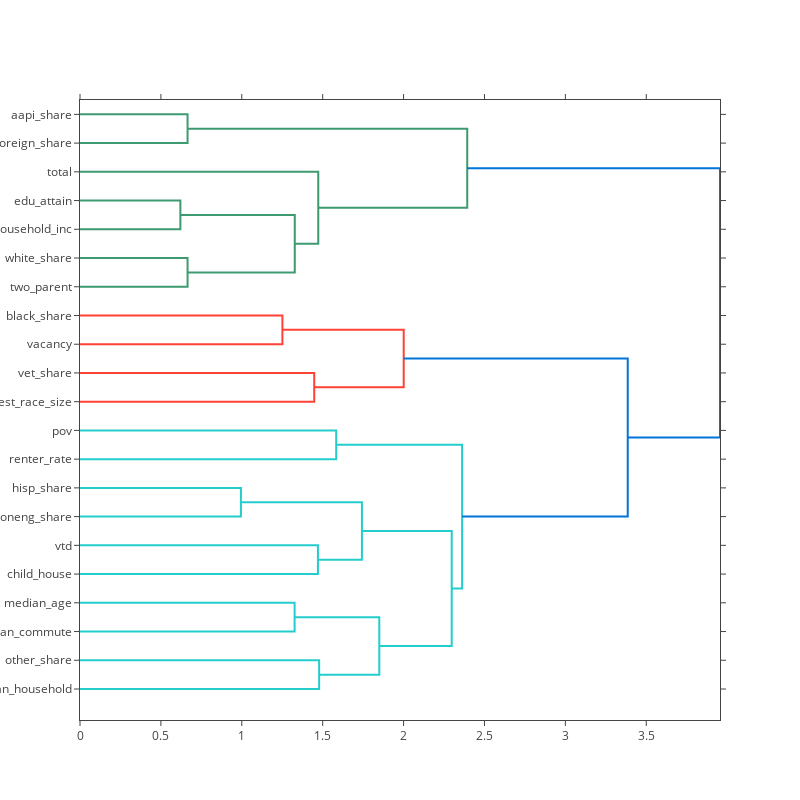

The cell this chart's notebook holds for it:
### Code cell
import plotly.figure_factory as ff
figdf = vvdfcorr
fig = ff.create_dendrogram(figdf, orientation='left', labels=figdf.index)
fig.update_layout(height=800, width=1600)
fig

### Figure 1 — Plotly figure (JSON) as saved in the notebook; plotly's stock layout.template omitted (floating-point values rounded to 4 significant figures)
{"data": [{"hoverinfo": "text", "marker": {"color": "rgb(61,153,112)"}, "mode": "lines", "type": "scatter", "x": [0, 0.6648, 0.6648, 0], "xaxis": "x", "y": [-5, -5, -15, -15], "yaxis": "y"}, {"hoverinfo": "text", "marker": {"color": "rgb(61,153,112)"}, "mode": "lines", "type": "scatter", "x": [0, 0.6204, 0.6204, 0], "xaxis": "x", "y": [-35, -35, -45, -45], "yaxis": "y"}, {"hoverinfo": "text", "marker": {"color": "rgb(61,153,112)"}, "mode": "lines", "type": "scatter", "x": [0, 0.6648, 0.6648, 0], "xaxis": "x", "y": [-55, -55, -65, -65], "yaxis": "y"}, {"hoverinfo": "text", "marker": {"color": "rgb(61,153,112)"}, "mode": "lines", "type": "scatter", "x": [0.6204, 1.327, 1.327, 0.6648], "xaxis": "x", "y": [-40, -40, -60, -60], "yaxis": "y"}, {"hoverinfo": "text", "marker": {"color": "rgb(61,153,112)"}, "mode": "lines", "type": "scatter", "x": [0, 1.473, 1.473, 1.327], "xaxis": "x", "y": [-25, -25, -50, -50], "yaxis": "y"}, {"hoverinfo": "text", "marker": {"color": "rgb(61,153,112)"}, "mode": "lines", "type": "scatter", "x": [0.6648, 2.393, 2.393, 1.473], "xaxis": "x", "y": [-10, -10, -37.5, -37.5], "yaxis": "y"}, {"hoverinfo": "text", "marker": {"color": "rgb(255,65,54)"}, "mode": "lines", "type": "scatter", "x": [0, 1.251, 1.251, 0], "xaxis": "x", "y": [-75, -75, -85, -85], "yaxis": "y"}, {"hoverinfo": "text", "marker": {"color": "rgb(255,65,54)"}, "mode": "lines", "type": "scatter", "x": [0, 1.448, 1.448, 0], "xaxis": "x", "y": [-95, -95, -105, -105], "yaxis": "y"}, {"hoverinfo": "text", "marker": {"color": "rgb(255,65,54)"}, "mode": "lines", "type": "scatter", "x": [1.251, 2.001, 2.001, 1.448], "xaxis": "x", "y": [-80, -80, -100, -100], "yaxis": "y"}, {"hoverinfo": "text", "marker": {"color": "rgb(35,205,205)"}, "mode": "lines", "type": "scatter", "x": [0, 1.584, 1.584, 0], "xaxis": "x", "y": [-115, -115, -125, -125], "yaxis": "y"}, {"hoverinfo": "text", "marker": {"color": "rgb(35,205,205)"}, "mode": "lines", "type": "scatter", "x": [0, 0.9945, 0.9945, 0], "xaxis": "x", "y": [-135, -135, -145, -145], "yaxis": "y"}, {"hoverinfo": "text", "marker": {"color": "rgb(35,205,205)"}, "mode": "lines", "type": "scatter", "x": [0, 1.471, 1.471, 0], "xaxis": "x", "y": [-155, -155, -165, -165], "yaxis": "y"}, {"hoverinfo": "text", "marker": {"color": "rgb(35,205,205)"}, "mode": "lines", "type": "scatter", "x": [0.9945, 1.742, 1.742, 1.471], "xaxis": "x", "y": [-140, -140, -160, -160], "yaxis": "y"}, {"hoverinfo": "text", "marker": {"color": "rgb(35,205,205)"}, "mode": "lines", "type": "scatter", "x": [0, 1.326, 1.326, 0], "xaxis": "x", "y": [-175, -175, -185, -185], "yaxis": "y"}, {"hoverinfo": "text", "marker": {"color": "rgb(35,205,205)"}, "mode": "lines", "type": "scatter", "x": [0, 1.478, 1.478, 0], "xaxis": "x", "y": [-195, -195, -205, -205], "yaxis": "y"}, {"hoverinfo": "text", "marker": {"color": "rgb(35,205,205)"}, "mode": "lines", "type": "scatter", "x": [1.326, 1.85, 1.85, 1.478], "xaxis": "x", "y": [-180, -180, -200, -200], "yaxis": "y"}, {"hoverinfo": "text", "marker": {"color": "rgb(35,205,205)"}, "mode": "lines", "type": "scatter", "x": [1.742, 2.297, 2.297, 1.85], "xaxis": "x", "y": [-150, -150, -190, -190], "yaxis": "y"}, {"hoverinfo": "text", "marker": {"color": "rgb(35,205,205)"}, "mode": "lines", "type": "scatter", "x": [1.584, 2.362, 2.362, 2.297], "xaxis": "x", "y": [-120, -120, -170, -170], "yaxis": "y"}, {"hoverinfo": "text", "marker": {"color": "rgb(0,116,217)"}, "mode": "lines", "type": "scatter", "x": [2.001, 3.385, 3.385, 2.362], "xaxis": "x", "y": [-90, -90, -145, -145], "yaxis": "y"}, {"hoverinfo": "text", "marker": {"color": "rgb(0,116,217)"}, "mode": "lines", "type": "scatter", "x": [2.393, 3.956, 3.956, 3.385], "xaxis": "x", "y": [-23.75, -23.75, -117.5, -117.5], "yaxis": "y"}], "layout": {"autosize": false, "height": 800, "hovermode": "closest", "showlegend": false, "width": 800, "xaxis": {"mirror": "allticks", "rangemode": "tozero", "showgrid": false, "showline": true, "showticklabels": true, "ticks": "outside", "type": "linear", "zeroline": false}, "yaxis": {"mirror": "allticks", "rangemode": "tozero", "showgrid": false, "showline": true, "showticklabels": true, "tickmode": "array", "ticks": "outside", "ticktext": ["aapi_share", "foreign_share", "total", "edu_attain", "mean_household_inc", "white_share", "two_parent", "black_share", "vacancy", "vet_share", "largest_race_size", "pov", "renter_rate", "hisp_share", "noneng_share", "vtd", "child_house", "median_age", "mean_commute", "other_share", "mean_household"], "tickvals": [-5, -15, -25, -35, -45, -55, -65, -75, -85, -95, -105, -115, -125, -135, -145, -155, -165, -175, -185, -195, -205], "type": "linear", "zeroline": false}}}
